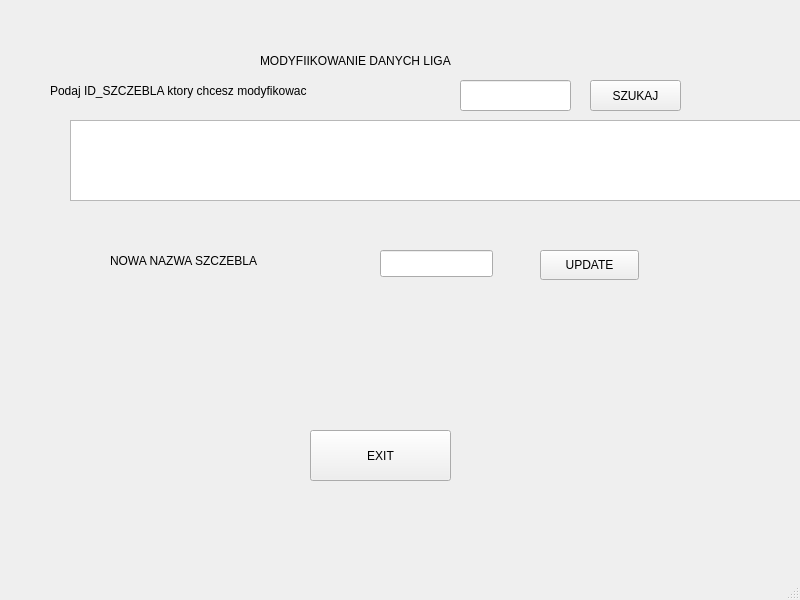
<?xml version="1.0" encoding="UTF-8"?>
<ui version="4.0">
 <class>MainWindow</class>
 <widget class="QMainWindow" name="MainWindow">
  <property name="geometry">
   <rect>
    <x>0</x>
    <y>0</y>
    <width>800</width>
    <height>600</height>
   </rect>
  </property>
  <property name="windowTitle">
   <string>MainWindow</string>
  </property>
  <widget class="QWidget" name="centralwidget">
   <widget class="QPushButton" name="pushButton_2">
    <property name="geometry">
     <rect>
      <x>540</x>
      <y>250</y>
      <width>99</width>
      <height>30</height>
     </rect>
    </property>
    <property name="text">
     <string>UPDATE</string>
    </property>
   </widget>
   <widget class="QLabel" name="label">
    <property name="geometry">
     <rect>
      <x>260</x>
      <y>40</y>
      <width>361</width>
      <height>41</height>
     </rect>
    </property>
    <property name="text">
     <string>MODYFIIKOWANIE DANYCH LIGA</string>
    </property>
   </widget>
   <widget class="QLabel" name="label_3">
    <property name="geometry">
     <rect>
      <x>50</x>
      <y>80</y>
      <width>401</width>
      <height>21</height>
     </rect>
    </property>
    <property name="text">
     <string>Podaj ID_SZCZEBLA ktory chcesz modyfikowac</string>
    </property>
   </widget>
   <widget class="QTextBrowser" name="textBrowser">
    <property name="geometry">
     <rect>
      <x>70</x>
      <y>120</y>
      <width>741</width>
      <height>81</height>
     </rect>
    </property>
   </widget>
   <widget class="QLineEdit" name="lineEdit">
    <property name="geometry">
     <rect>
      <x>460</x>
      <y>80</y>
      <width>111</width>
      <height>31</height>
     </rect>
    </property>
   </widget>
   <widget class="QLabel" name="label_2">
    <property name="geometry">
     <rect>
      <x>110</x>
      <y>250</y>
      <width>221</width>
      <height>21</height>
     </rect>
    </property>
    <property name="text">
     <string>NOWA NAZWA SZCZEBLA</string>
    </property>
   </widget>
   <widget class="QLineEdit" name="lineEdit_2">
    <property name="geometry">
     <rect>
      <x>380</x>
      <y>250</y>
      <width>113</width>
      <height>27</height>
     </rect>
    </property>
   </widget>
   <widget class="QPushButton" name="pushButton">
    <property name="geometry">
     <rect>
      <x>590</x>
      <y>80</y>
      <width>91</width>
      <height>31</height>
     </rect>
    </property>
    <property name="text">
     <string>SZUKAJ</string>
    </property>
   </widget>
   <widget class="QLabel" name="label_4">
    <property name="geometry">
     <rect>
      <x>130</x>
      <y>340</y>
      <width>191</width>
      <height>51</height>
     </rect>
    </property>
    <property name="text">
     <string/>
    </property>
   </widget>
   <widget class="QPushButton" name="pushButton_3">
    <property name="geometry">
     <rect>
      <x>310</x>
      <y>430</y>
      <width>141</width>
      <height>51</height>
     </rect>
    </property>
    <property name="text">
     <string>EXIT</string>
    </property>
   </widget>
  </widget>
  <widget class="QMenuBar" name="menubar">
   <property name="geometry">
    <rect>
     <x>0</x>
     <y>0</y>
     <width>800</width>
     <height>22</height>
    </rect>
   </property>
  </widget>
  <widget class="QStatusBar" name="statusbar"/>
 </widget>
 <resources/>
 <connections/>
</ui>
